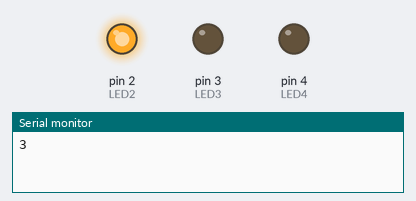
The sketch below on a simulated Arduino Uno, built with avr-gcc and run on an emulated ATmega328P. Parts: output pins drawn as LEDs (lit = HIGH), the last lines printed to the serial monitor. Random numbers use the default seed unless the sketch sets one; pins used as bus, display or sensor lines are not drawn.

Above: at 0.1 s.
At 9.1 s:
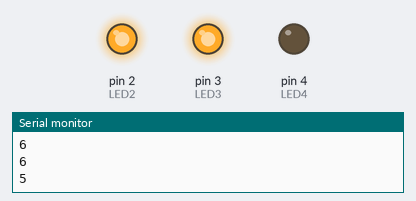
At 17.1 s:
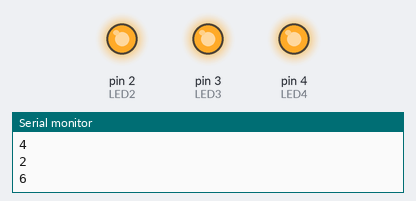
At 34.1 s:
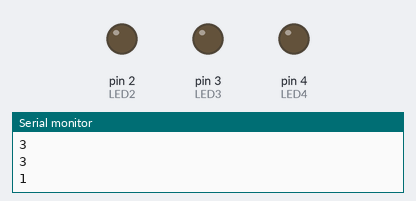
Timing chart, 0 to 40.0 s (numbered marks = the images above):
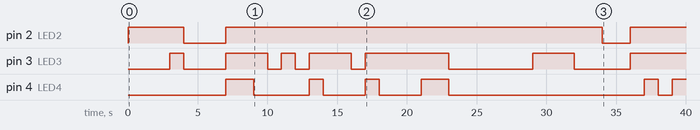

Measured:
- by itself, pin 2 (LED2): goes HIGH 4.0 s, LOW 3.0 s, HIGH 27.0 s, LOW 2.0 s, then HIGH
- by itself, pin 3 (LED3): LOW → HIGH at 3.0 s, → LOW 1.0 s later, → HIGH 3.0 s later, → LOW 3.0 s later, … (13 changes in this stretch)
- by itself, pin 4 (LED4): LOW → HIGH at 7.0 s, → LOW 2.0 s later, → HIGH 4.0 s later, → LOW 1.0 s later, … (11 changes in this stretch)

The sketch:

random_die_roll.ino
```cpp
#define LED1 1
#define LED2 2
#define LED3 3
#define LED4 4

void setup() {
  randomSeed(analogRead(0));
  Serial.begin(9600);

  pinMode(LED1, OUTPUT);
  pinMode(LED2, OUTPUT);
  pinMode(LED3, OUTPUT);
  pinMode(LED4, OUTPUT);
}


void loop() {
  int number=random(1, 7);
  Serial.println(number);

  switch (number){
    case 1:
      digitalWrite(LED1,HIGH);
      break;
    case 2:
      digitalWrite(LED2,HIGH);
      break;
    case 3:
      digitalWrite(LED1,HIGH);
      digitalWrite(LED2,HIGH);
      break;
    case 4:
      digitalWrite(LED2,HIGH);
      digitalWrite(LED3,HIGH);
      break;
    case 5:
      digitalWrite(LED2,HIGH);
      digitalWrite(LED3,HIGH);
      digitalWrite(LED1,HIGH);
      break;
    case 6:
      digitalWrite(LED4,HIGH);
      digitalWrite(LED3,HIGH);
      digitalWrite(LED2,HIGH);
      break;
  }
  delay(1000);
  digitalWrite(LED1,LOW);
  digitalWrite(LED2,LOW);
  digitalWrite(LED3,LOW);
  digitalWrite(LED4,LOW);
}
```
